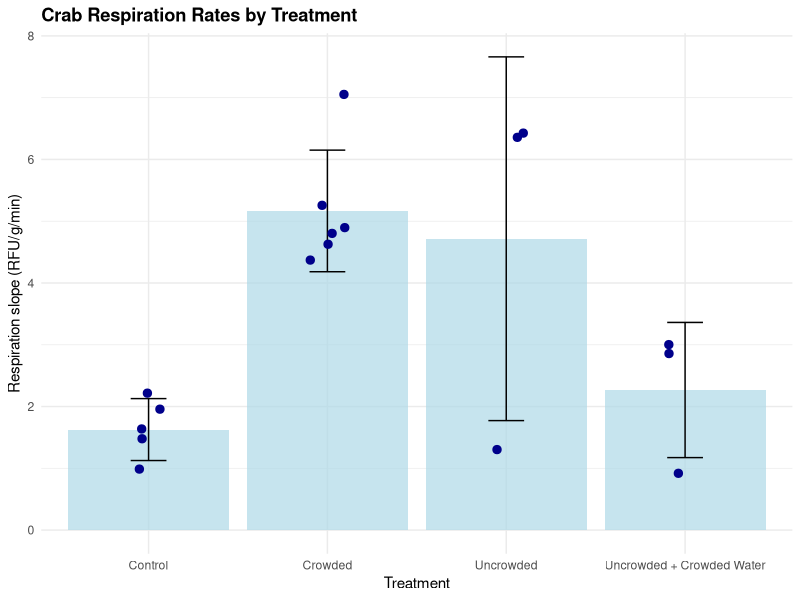

The R script that drew this image:


library(readr)
library(dplyr)
library(ggplot2)


Raw_Crab_Data <- read_csv("Data for Respiration Slope Bar Chart.csv")


Raw_Crab_Data <- Raw_Crab_Data %>%
  rename(
    CrabID = `Crab ID`,
    Time_min = Time,
    RFU_wt = `RFU/ Weight (g)`  
  )


slopes <- Raw_Crab_Data %>%
  group_by(Treatment, CrabID, Week) %>%
  summarise(
    slope = coef(lm(RFU_wt ~ Time_min))[2],
    .groups = "drop"
  )


summary_stats <- slopes %>%
  group_by(Treatment) %>%
  summarise(
    mean_slope = mean(slope),
    sd_slope = sd(slope),
    n = n()
  )


set.seed(42)  
ggplot() +
  geom_bar(data = summary_stats,
           aes(x = Treatment, y = mean_slope),
           stat = "identity",
           fill = "lightblue",
           alpha = 0.7) +
  geom_errorbar(data = summary_stats,
                aes(x = Treatment,
                    ymin = mean_slope - sd_slope,
                    ymax = mean_slope + sd_slope),
                width = 0.2) +
  geom_jitter(data = slopes,
              aes(x = Treatment, y = slope),
              width = 0.1,
              height = 0.1,
              color = "darkblue",
              size = 2.5) +
  labs(
    title = "Crab Respiration Rates by Treatment",
    y = "Respiration slope (RFU/g/min)",
    x = "Treatment"
  ) +
  theme_minimal() +
  theme(plot.title = element_text(face = "bold"))

